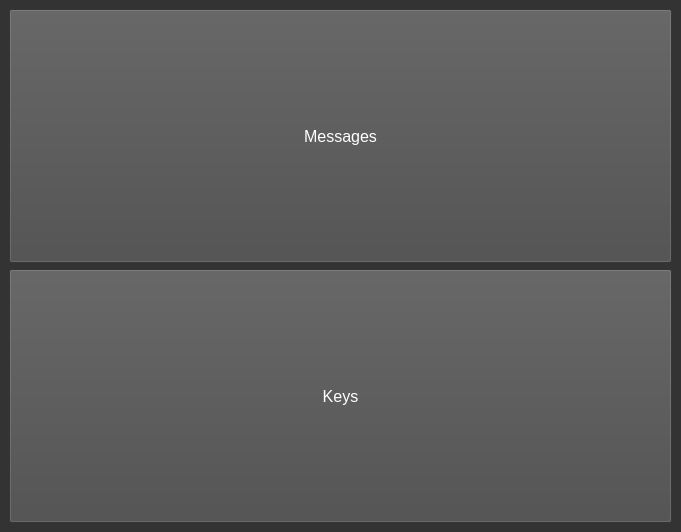
<?xml version="1.0" encoding="UTF-8"?>
<ui version="4.0">
 <class>MainWindow</class>
 <widget class="QMainWindow" name="MainWindow">
  <property name="geometry">
   <rect>
    <x>0</x>
    <y>0</y>
    <width>681</width>
    <height>532</height>
   </rect>
  </property>
  <property name="palette">
   <palette>
    <active>
     <colorrole role="WindowText">
      <brush brushstyle="SolidPattern">
       <color alpha="255">
        <red>255</red>
        <green>255</green>
        <blue>255</blue>
       </color>
      </brush>
     </colorrole>
     <colorrole role="Button">
      <brush brushstyle="SolidPattern">
       <color alpha="255">
        <red>51</red>
        <green>51</green>
        <blue>51</blue>
       </color>
      </brush>
     </colorrole>
     <colorrole role="Light">
      <brush brushstyle="SolidPattern">
       <color alpha="255">
        <red>76</red>
        <green>76</green>
        <blue>76</blue>
       </color>
      </brush>
     </colorrole>
     <colorrole role="Midlight">
      <brush brushstyle="SolidPattern">
       <color alpha="255">
        <red>63</red>
        <green>63</green>
        <blue>63</blue>
       </color>
      </brush>
     </colorrole>
     <colorrole role="Dark">
      <brush brushstyle="SolidPattern">
       <color alpha="255">
        <red>25</red>
        <green>25</green>
        <blue>25</blue>
       </color>
      </brush>
     </colorrole>
     <colorrole role="Mid">
      <brush brushstyle="SolidPattern">
       <color alpha="255">
        <red>34</red>
        <green>34</green>
        <blue>34</blue>
       </color>
      </brush>
     </colorrole>
     <colorrole role="Text">
      <brush brushstyle="SolidPattern">
       <color alpha="255">
        <red>255</red>
        <green>255</green>
        <blue>255</blue>
       </color>
      </brush>
     </colorrole>
     <colorrole role="BrightText">
      <brush brushstyle="SolidPattern">
       <color alpha="255">
        <red>255</red>
        <green>255</green>
        <blue>255</blue>
       </color>
      </brush>
     </colorrole>
     <colorrole role="ButtonText">
      <brush brushstyle="SolidPattern">
       <color alpha="255">
        <red>255</red>
        <green>255</green>
        <blue>255</blue>
       </color>
      </brush>
     </colorrole>
     <colorrole role="Base">
      <brush brushstyle="SolidPattern">
       <color alpha="255">
        <red>51</red>
        <green>51</green>
        <blue>51</blue>
       </color>
      </brush>
     </colorrole>
     <colorrole role="Window">
      <brush brushstyle="SolidPattern">
       <color alpha="255">
        <red>51</red>
        <green>51</green>
        <blue>51</blue>
       </color>
      </brush>
     </colorrole>
     <colorrole role="Shadow">
      <brush brushstyle="SolidPattern">
       <color alpha="255">
        <red>0</red>
        <green>0</green>
        <blue>0</blue>
       </color>
      </brush>
     </colorrole>
     <colorrole role="AlternateBase">
      <brush brushstyle="SolidPattern">
       <color alpha="255">
        <red>25</red>
        <green>25</green>
        <blue>25</blue>
       </color>
      </brush>
     </colorrole>
     <colorrole role="ToolTipBase">
      <brush brushstyle="SolidPattern">
       <color alpha="255">
        <red>255</red>
        <green>255</green>
        <blue>220</blue>
       </color>
      </brush>
     </colorrole>
     <colorrole role="ToolTipText">
      <brush brushstyle="SolidPattern">
       <color alpha="255">
        <red>0</red>
        <green>0</green>
        <blue>0</blue>
       </color>
      </brush>
     </colorrole>
     <colorrole role="PlaceholderText">
      <brush brushstyle="SolidPattern">
       <color alpha="128">
        <red>255</red>
        <green>255</green>
        <blue>255</blue>
       </color>
      </brush>
     </colorrole>
    </active>
    <inactive>
     <colorrole role="WindowText">
      <brush brushstyle="SolidPattern">
       <color alpha="255">
        <red>255</red>
        <green>255</green>
        <blue>255</blue>
       </color>
      </brush>
     </colorrole>
     <colorrole role="Button">
      <brush brushstyle="SolidPattern">
       <color alpha="255">
        <red>51</red>
        <green>51</green>
        <blue>51</blue>
       </color>
      </brush>
     </colorrole>
     <colorrole role="Light">
      <brush brushstyle="SolidPattern">
       <color alpha="255">
        <red>76</red>
        <green>76</green>
        <blue>76</blue>
       </color>
      </brush>
     </colorrole>
     <colorrole role="Midlight">
      <brush brushstyle="SolidPattern">
       <color alpha="255">
        <red>63</red>
        <green>63</green>
        <blue>63</blue>
       </color>
      </brush>
     </colorrole>
     <colorrole role="Dark">
      <brush brushstyle="SolidPattern">
       <color alpha="255">
        <red>25</red>
        <green>25</green>
        <blue>25</blue>
       </color>
      </brush>
     </colorrole>
     <colorrole role="Mid">
      <brush brushstyle="SolidPattern">
       <color alpha="255">
        <red>34</red>
        <green>34</green>
        <blue>34</blue>
       </color>
      </brush>
     </colorrole>
     <colorrole role="Text">
      <brush brushstyle="SolidPattern">
       <color alpha="255">
        <red>255</red>
        <green>255</green>
        <blue>255</blue>
       </color>
      </brush>
     </colorrole>
     <colorrole role="BrightText">
      <brush brushstyle="SolidPattern">
       <color alpha="255">
        <red>255</red>
        <green>255</green>
        <blue>255</blue>
       </color>
      </brush>
     </colorrole>
     <colorrole role="ButtonText">
      <brush brushstyle="SolidPattern">
       <color alpha="255">
        <red>255</red>
        <green>255</green>
        <blue>255</blue>
       </color>
      </brush>
     </colorrole>
     <colorrole role="Base">
      <brush brushstyle="SolidPattern">
       <color alpha="255">
        <red>51</red>
        <green>51</green>
        <blue>51</blue>
       </color>
      </brush>
     </colorrole>
     <colorrole role="Window">
      <brush brushstyle="SolidPattern">
       <color alpha="255">
        <red>51</red>
        <green>51</green>
        <blue>51</blue>
       </color>
      </brush>
     </colorrole>
     <colorrole role="Shadow">
      <brush brushstyle="SolidPattern">
       <color alpha="255">
        <red>0</red>
        <green>0</green>
        <blue>0</blue>
       </color>
      </brush>
     </colorrole>
     <colorrole role="AlternateBase">
      <brush brushstyle="SolidPattern">
       <color alpha="255">
        <red>25</red>
        <green>25</green>
        <blue>25</blue>
       </color>
      </brush>
     </colorrole>
     <colorrole role="ToolTipBase">
      <brush brushstyle="SolidPattern">
       <color alpha="255">
        <red>255</red>
        <green>255</green>
        <blue>220</blue>
       </color>
      </brush>
     </colorrole>
     <colorrole role="ToolTipText">
      <brush brushstyle="SolidPattern">
       <color alpha="255">
        <red>0</red>
        <green>0</green>
        <blue>0</blue>
       </color>
      </brush>
     </colorrole>
     <colorrole role="PlaceholderText">
      <brush brushstyle="SolidPattern">
       <color alpha="128">
        <red>255</red>
        <green>255</green>
        <blue>255</blue>
       </color>
      </brush>
     </colorrole>
    </inactive>
    <disabled>
     <colorrole role="WindowText">
      <brush brushstyle="SolidPattern">
       <color alpha="255">
        <red>255</red>
        <green>255</green>
        <blue>255</blue>
       </color>
      </brush>
     </colorrole>
     <colorrole role="Button">
      <brush brushstyle="SolidPattern">
       <color alpha="255">
        <red>51</red>
        <green>51</green>
        <blue>51</blue>
       </color>
      </brush>
     </colorrole>
     <colorrole role="Light">
      <brush brushstyle="SolidPattern">
       <color alpha="255">
        <red>76</red>
        <green>76</green>
        <blue>76</blue>
       </color>
      </brush>
     </colorrole>
     <colorrole role="Midlight">
      <brush brushstyle="SolidPattern">
       <color alpha="255">
        <red>63</red>
        <green>63</green>
        <blue>63</blue>
       </color>
      </brush>
     </colorrole>
     <colorrole role="Dark">
      <brush brushstyle="SolidPattern">
       <color alpha="255">
        <red>25</red>
        <green>25</green>
        <blue>25</blue>
       </color>
      </brush>
     </colorrole>
     <colorrole role="Mid">
      <brush brushstyle="SolidPattern">
       <color alpha="255">
        <red>34</red>
        <green>34</green>
        <blue>34</blue>
       </color>
      </brush>
     </colorrole>
     <colorrole role="Text">
      <brush brushstyle="SolidPattern">
       <color alpha="255">
        <red>255</red>
        <green>255</green>
        <blue>255</blue>
       </color>
      </brush>
     </colorrole>
     <colorrole role="BrightText">
      <brush brushstyle="SolidPattern">
       <color alpha="255">
        <red>255</red>
        <green>255</green>
        <blue>255</blue>
       </color>
      </brush>
     </colorrole>
     <colorrole role="ButtonText">
      <brush brushstyle="SolidPattern">
       <color alpha="255">
        <red>255</red>
        <green>255</green>
        <blue>255</blue>
       </color>
      </brush>
     </colorrole>
     <colorrole role="Base">
      <brush brushstyle="SolidPattern">
       <color alpha="255">
        <red>51</red>
        <green>51</green>
        <blue>51</blue>
       </color>
      </brush>
     </colorrole>
     <colorrole role="Window">
      <brush brushstyle="SolidPattern">
       <color alpha="255">
        <red>51</red>
        <green>51</green>
        <blue>51</blue>
       </color>
      </brush>
     </colorrole>
     <colorrole role="Shadow">
      <brush brushstyle="SolidPattern">
       <color alpha="255">
        <red>0</red>
        <green>0</green>
        <blue>0</blue>
       </color>
      </brush>
     </colorrole>
     <colorrole role="AlternateBase">
      <brush brushstyle="SolidPattern">
       <color alpha="255">
        <red>51</red>
        <green>51</green>
        <blue>51</blue>
       </color>
      </brush>
     </colorrole>
     <colorrole role="ToolTipBase">
      <brush brushstyle="SolidPattern">
       <color alpha="255">
        <red>255</red>
        <green>255</green>
        <blue>220</blue>
       </color>
      </brush>
     </colorrole>
     <colorrole role="ToolTipText">
      <brush brushstyle="SolidPattern">
       <color alpha="255">
        <red>0</red>
        <green>0</green>
        <blue>0</blue>
       </color>
      </brush>
     </colorrole>
     <colorrole role="PlaceholderText">
      <brush brushstyle="SolidPattern">
       <color alpha="128">
        <red>255</red>
        <green>255</green>
        <blue>255</blue>
       </color>
      </brush>
     </colorrole>
    </disabled>
   </palette>
  </property>
  <property name="font">
   <font>
    <pointsize>12</pointsize>
   </font>
  </property>
  <property name="windowTitle">
   <string>PGP</string>
  </property>
  <property name="styleSheet">
   <string notr="true">background-color: rgb(51, 51, 51);
color: white;
font-size: 12pt;</string>
  </property>
  <widget class="QWidget" name="centralwidget">
   <layout class="QVBoxLayout" name="verticalLayout">
    <property name="spacing">
     <number>6</number>
    </property>
    <property name="sizeConstraint">
     <enum>QLayout::SetDefaultConstraint</enum>
    </property>
    <item>
     <widget class="QPushButton" name="messagesButton">
      <property name="sizePolicy">
       <sizepolicy hsizetype="Expanding" vsizetype="Expanding">
        <horstretch>0</horstretch>
        <verstretch>0</verstretch>
       </sizepolicy>
      </property>
      <property name="styleSheet">
       <string notr="true">background-color: rgb(74, 74, 74);</string>
      </property>
      <property name="text">
       <string>Messages</string>
      </property>
     </widget>
    </item>
    <item>
     <widget class="QPushButton" name="keysButton">
      <property name="sizePolicy">
       <sizepolicy hsizetype="Expanding" vsizetype="Expanding">
        <horstretch>0</horstretch>
        <verstretch>0</verstretch>
       </sizepolicy>
      </property>
      <property name="styleSheet">
       <string notr="true">background-color: rgb(74, 74, 74);</string>
      </property>
      <property name="text">
       <string>Keys</string>
      </property>
     </widget>
    </item>
   </layout>
  </widget>
 </widget>
 <resources/>
 <connections/>
</ui>
